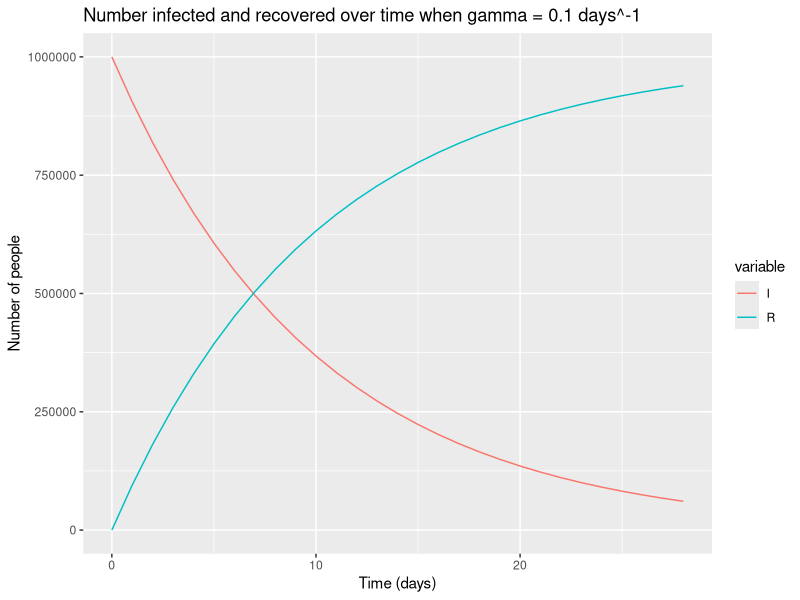
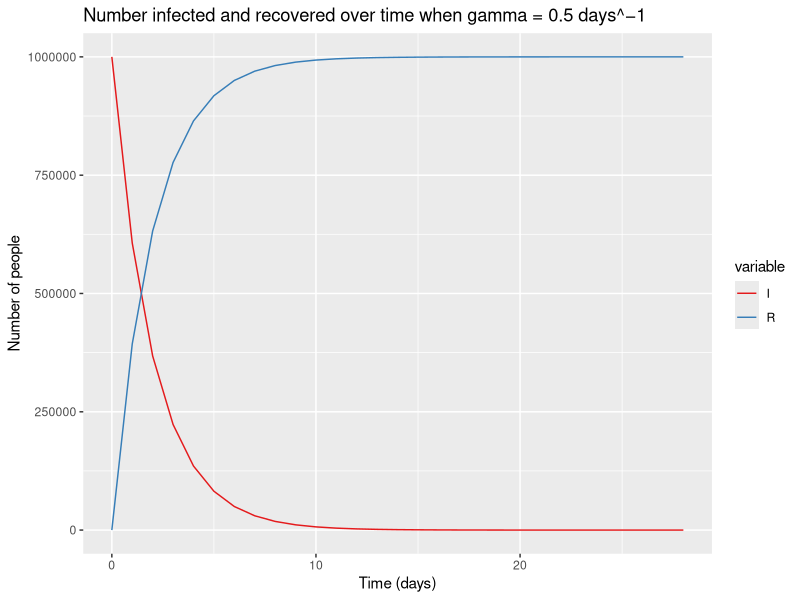
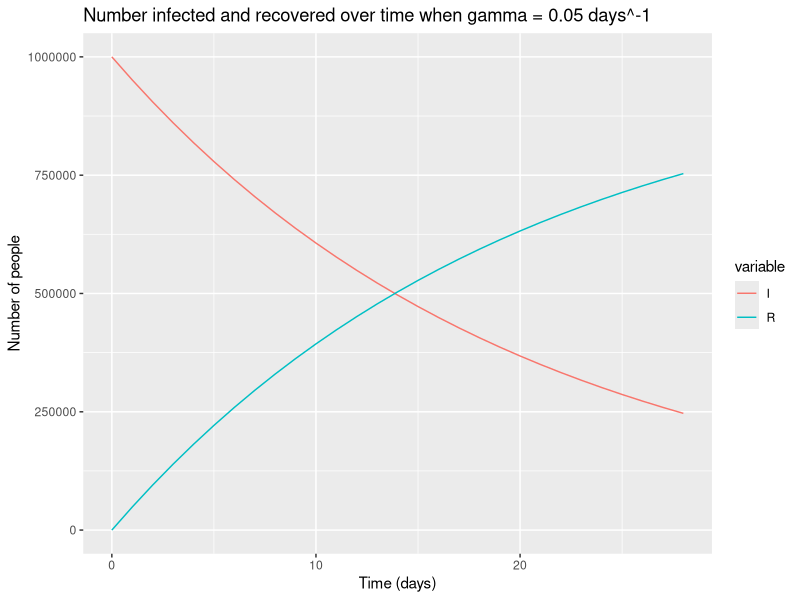

Generate these figures, in order, with R:
## ---- chunk 1
knitr::opts_chunk$set(echo = TRUE)
library(deSolve)   # package to solve the model
library(reshape2)  # package to change the shape of the model output
library(ggplot2)   
## ---- chunk 2
initial_number_infected = 1000000         # initial infected population size
initial_number_recovered = 0              # initial number of people in the recovered state
recovery_rate = 0.1                       # rate of recovery gamma in units of days^-1
follow_up_duration = 28                   # duration to run the model for in units of days

# Combine into the model input vectors:
initial_state_values <- c(I = initial_number_infected, 
                          R = initial_number_recovered)  
parameters <- c(gamma = recovery_rate)  
times <- seq(from = 0, to = follow_up_duration, by = 1) 
## ---- chunk 3
cohort_model = function(time, state, parameters) {   
    with(as.list(c(state, parameters)), {  
      dI <- -gamma * I
      dR <- gamma * I
    return(list(c(dI, dR)))                           
    })
}
## ---- chunk 4
output = as.data.frame(ode(y = initial_state_values, 
                            times = times, 
                            func = cohort_model,
                            parms = parameters))
# ode = ordinary differential equations
output
## ---- chunk 5
output[output$time == 28, c("time","R")]  
## ---- chunk 6
output[output$time == 28,"R"]/(output[output$time == 28,"I"] + output[output$time == 28,"R"])
## ---- chunk 7
# turn output dataset into a long format, so that the number in each compartment at each timestep are all in the same column
output_long <- melt(as.data.frame(output), id = "time")                  

# Plot the number of people in each compartment over time
ggplot(data = output_long,          
       aes(x = time, y = value, colour = variable, group = variable)) +  
  geom_line() + xlab("Time (days)") + ylab("Number of people") +                    
  labs(title = paste("Number infected and recovered over time when gamma =",
               parameters["gamma"],"days^-1")) 
## ---- chunk 8
# Answer: around 7 days - this where the I and R lines intersect.

# the number in the I and R compartment are very similar at timestep 7.
output[output$time == 7,]
## ---- chunk 9
parameters <- c(gamma = 0.5)

# Solving the model
output <- as.data.frame(ode(y = initial_state_values, 
                            times = times, 
                            func = cohort_model,
                            parms = parameters))

# Turn output dataset into long format
output_long <- melt(as.data.frame(output), id = "time")   

# Plotting the output
ggplot(data = output_long,       
       aes(x = time, y = value, color = variable, group = variable)) +  
  geom_line() + xlab("Time (days)") + ylab("Number of people") +
  labs(title = paste("Number infected and recovered over time when gamma =",
                      parameters["gamma"],"days^−1")) + 
  scale_color_brewer(palette = "Set1")
## ---- chunk 10
parameters <- c(gamma = 0.05)

# Solving the model
output <- as.data.frame(ode(y = initial_state_values, 
                            times = times, 
                            func = cohort_model,
                            parms = parameters))

# Plotting the output
output_long <- melt(as.data.frame(output), id = "time") 

ggplot(data = output_long,                                 
       aes(x = time, 
           y = value, 
           colour = variable, 
           group = variable)) +  geom_line() + xlab("Time (days)") + ylab("Number of people") +    
  labs(title = paste("Number infected and recovered over time when gamma =",
                    parameters["gamma"],"days^-1")) 
